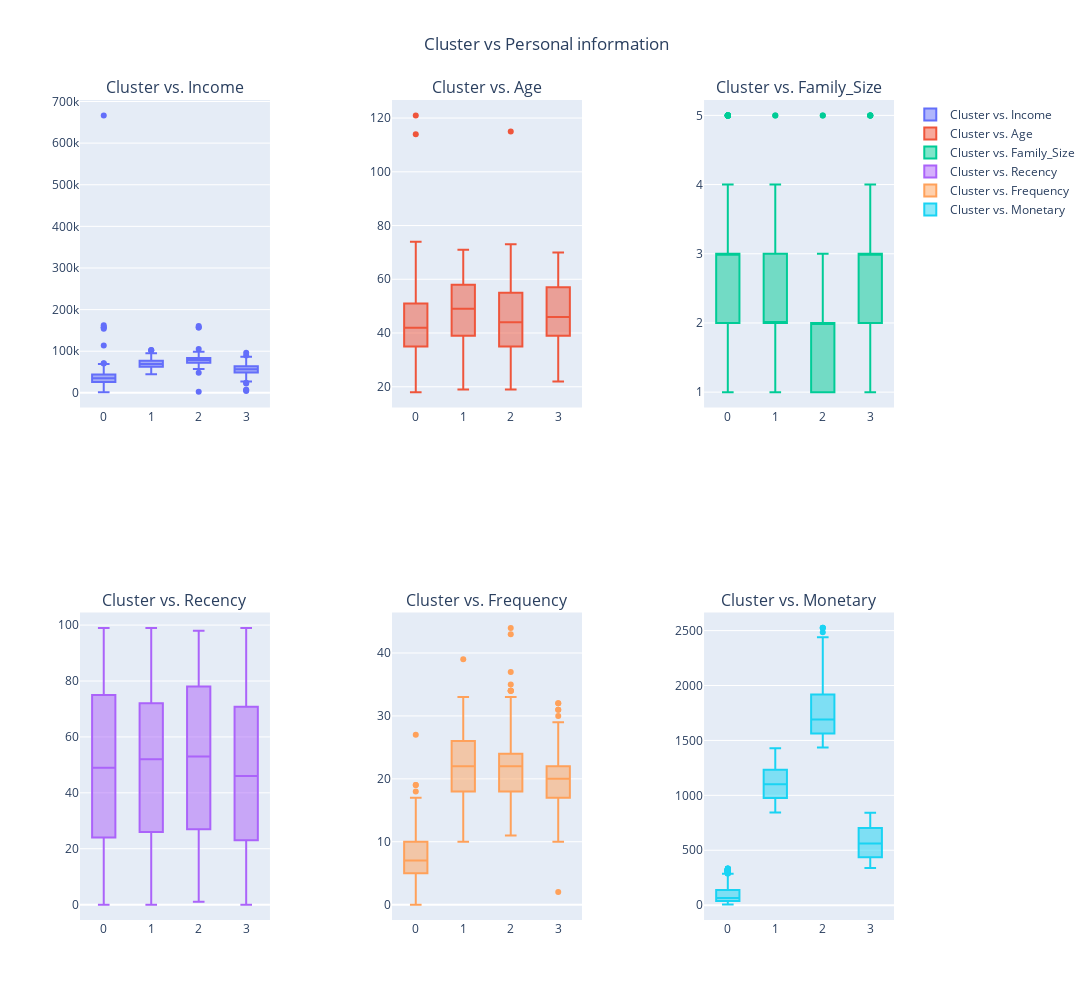

Notebook source saved alongside this figure:
### Code cell
columns = ["Income", "Age", "Family_Size", "Recency", "Frequency", "Monetary"]

# Create a subplot grid
fig = make_subplots(rows=2, cols=3, subplot_titles=[f'Cluster vs. {column}' for column in columns], horizontal_spacing=0.15)

for i, column in enumerate(columns):
    row = i // 3 + 1
    col = i % 3 + 1
    
    # Create a box plot for each column
    trace = go.Box(y=df[column], x=df["Cluster"], name=f'Cluster vs. {column}', )
    fig.add_trace(trace, row=row, col=col)

# Update layout
fig.update_layout(
    title_x=0.5 ,
    showlegend=True,
    height=1000,
    width=1500,
    title_text="Cluster vs Personal information",
)
# Show the plot
fig.show()

### Figure 1 — Plotly figure (JSON) as saved in the notebook; plotly's stock layout.template omitted (floating-point values rounded to 4 significant figures; data arrays with more than 128 entries replaced by an {"elided": "..."} marker saying what was removed)
{"data": [{"name": "Cluster vs. Income", "type": "box", "x": {"elided": "2216 int values"}, "xaxis": "x", "y": {"elided": "2216 int values"}, "yaxis": "y"}, {"name": "Cluster vs. Age", "type": "box", "x": {"elided": "2216 int values"}, "xaxis": "x2", "y": {"elided": "2216 int values"}, "yaxis": "y2"}, {"name": "Cluster vs. Family_Size", "type": "box", "x": {"elided": "2216 int values"}, "xaxis": "x3", "y": {"elided": "2216 int values"}, "yaxis": "y3"}, {"name": "Cluster vs. Recency", "type": "box", "x": {"elided": "2216 int values"}, "xaxis": "x4", "y": {"elided": "2216 int values"}, "yaxis": "y4"}, {"name": "Cluster vs. Frequency", "type": "box", "x": {"elided": "2216 int values"}, "xaxis": "x5", "y": {"elided": "2216 int values"}, "yaxis": "y5"}, {"name": "Cluster vs. Monetary", "type": "box", "x": {"elided": "2216 int values"}, "xaxis": "x6", "y": {"elided": "2216 int values"}, "yaxis": "y6"}], "layout": {"annotations": [{"font": {"size": 16}, "showarrow": false, "text": "Cluster vs. Income", "x": 0.1167, "xanchor": "center", "xref": "paper", "y": 1, "yanchor": "bottom", "yref": "paper"}, {"font": {"size": 16}, "showarrow": false, "text": "Cluster vs. Age", "x": 0.5, "xanchor": "center", "xref": "paper", "y": 1, "yanchor": "bottom", "yref": "paper"}, {"font": {"size": 16}, "showarrow": false, "text": "Cluster vs. Family_Size", "x": 0.8833, "xanchor": "center", "xref": "paper", "y": 1, "yanchor": "bottom", "yref": "paper"}, {"font": {"size": 16}, "showarrow": false, "text": "Cluster vs. Recency", "x": 0.1167, "xanchor": "center", "xref": "paper", "y": 0.375, "yanchor": "bottom", "yref": "paper"}, {"font": {"size": 16}, "showarrow": false, "text": "Cluster vs. Frequency", "x": 0.5, "xanchor": "center", "xref": "paper", "y": 0.375, "yanchor": "bottom", "yref": "paper"}, {"font": {"size": 16}, "showarrow": false, "text": "Cluster vs. Monetary", "x": 0.8833, "xanchor": "center", "xref": "paper", "y": 0.375, "yanchor": "bottom", "yref": "paper"}], "height": 1000, "showlegend": true, "title": {"text": "Cluster vs Personal information", "x": 0.5}, "width": 1500, "xaxis": {"anchor": "y", "domain": [0, 0.2333]}, "xaxis2": {"anchor": "y2", "domain": [0.3833, 0.6167]}, "xaxis3": {"anchor": "y3", "domain": [0.7667, 1.0]}, "xaxis4": {"anchor": "y4", "domain": [0, 0.2333]}, "xaxis5": {"anchor": "y5", "domain": [0.3833, 0.6167]}, "xaxis6": {"anchor": "y6", "domain": [0.7667, 1.0]}, "yaxis": {"anchor": "x", "domain": [0.625, 1]}, "yaxis2": {"anchor": "x2", "domain": [0.625, 1]}, "yaxis3": {"anchor": "x3", "domain": [0.625, 1]}, "yaxis4": {"anchor": "x4", "domain": [0, 0.375]}, "yaxis5": {"anchor": "x5", "domain": [0, 0.375]}, "yaxis6": {"anchor": "x6", "domain": [0, 0.375]}}}
